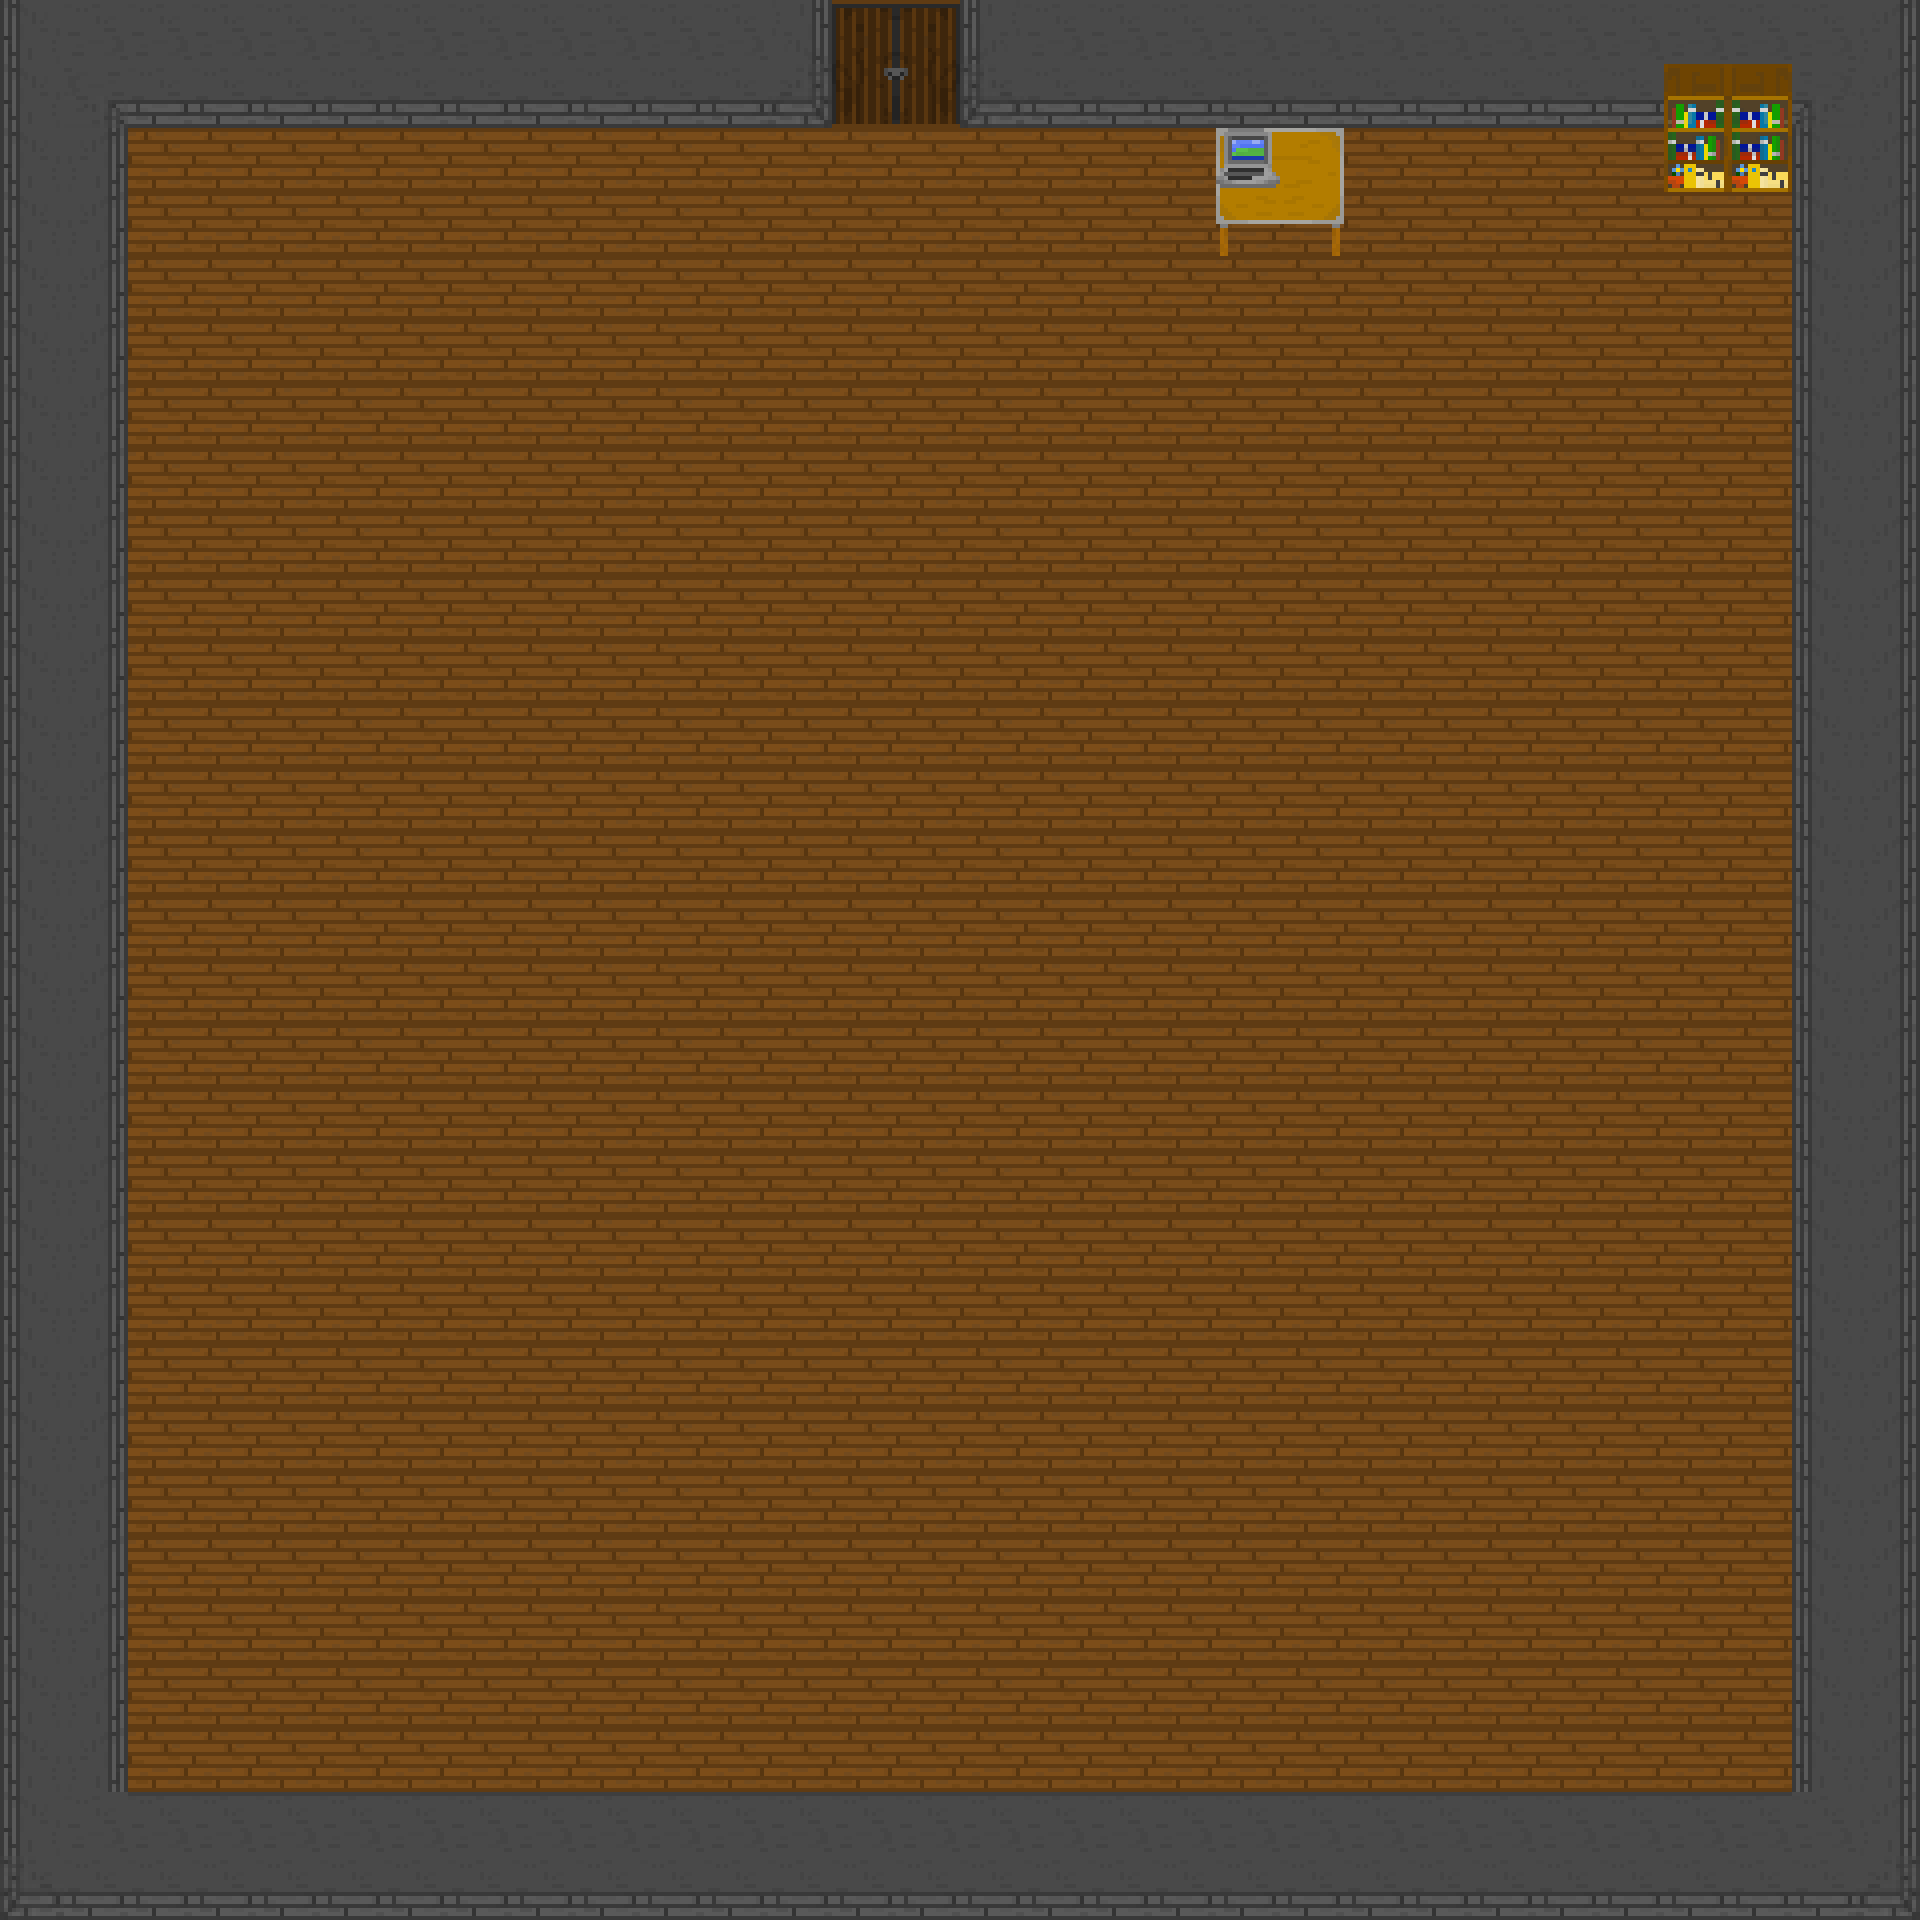

Below is a game level as drawn by its tile map, then a one-line description and the .tmx that defines it (tile-layer data replaced by summaries):
An orthogonal 30x30 tile map with 64x64 px tiles, 3 tile layers (Map, Objects_1, Objects_2), 2 hidden layers not drawn, 2 tilesets.

<map version="1.2" tiledversion="1.2.2" orientation="orthogonal" renderorder="right-down" width="30" height="30" tilewidth="64" tileheight="64" infinite="0" nextlayerid="25" nextobjectid="1">
 <tileset firstgid="1" source="tileset.tsx" />
 <tileset firstgid="18" source="collision.tsx" />
 <layer id="19" name="Map" width="30" height="30">
  <data>[900 cells, 900 non-empty, 9 distinct tile ids]</data>
 </layer>
 <layer id="20" name="Collision/Trigger" width="30" height="30" visible="0">
  <data>[900 cells, 214 non-empty, 3 distinct tile ids]</data>
 </layer>
 <layer id="21" name="Objects_1" width="30" height="30">
  <data>[900 cells, 8 non-empty, 4 distinct tile ids]</data>
 </layer>
 <layer id="24" name="Objects_2" width="30" height="30">
  <data>[900 cells, 1 non-empty, 1 distinct tile ids]</data>
 </layer>
 <layer id="22" name="EnemySpawnPos" width="30" height="30" visible="0">
  <data>[900 cells, 574 non-empty, 1 distinct tile ids]</data>
 </layer>
</map>